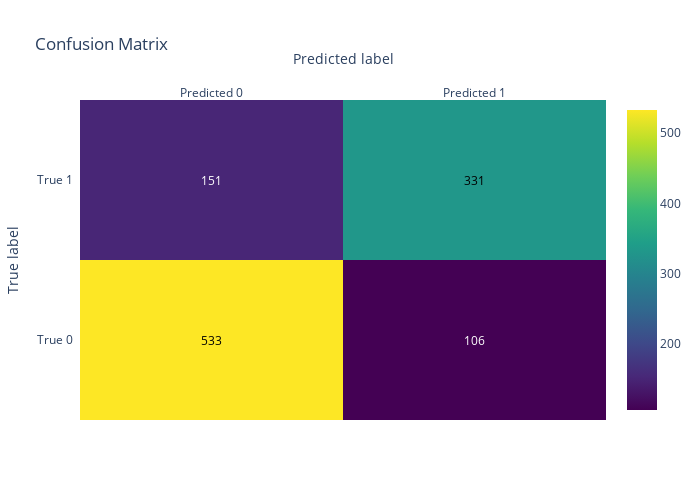

This figure's notebook cell:
### Code cell
rfc = RandomForestClassifier()
rfc.fit(X_train, y_train)
y_pred = rfc.predict(X_test)

confusion_matrix = metrics.confusion_matrix(y_test, y_pred)

# Создание визуализации с помощью plotly
fig = ff.create_annotated_heatmap(
    z=confusion_matrix,
    x=['Predicted 0', 'Predicted 1'],
    y=['True 0', 'True 1'],
    colorscale='Viridis',
    showscale=True
)

# Настройка визуализации
fig.update_layout(
    title='Confusion Matrix',
    xaxis=dict(title='Predicted label'),
    yaxis=dict(title='True label')
)
fig.update_layout(height=500, width=700)  # указываем высоту и ширину графика
# Отображение визуализации
fig.show()

### Figure 1 — Plotly figure (JSON) as saved in the notebook; plotly's stock layout.template omitted (floating-point values rounded to 4 significant figures)
{"data": [{"colorscale": [[0, "#440154"], [0.1111, "#482878"], [0.2222, "#3e4989"], [0.3333, "#31688e"], [0.4444, "#26828e"], [0.5556, "#1f9e89"], [0.6667, "#35b779"], [0.7778, "#6ece58"], [0.8889, "#b5de2b"], [1, "#fde725"]], "reversescale": false, "showscale": true, "type": "heatmap", "x": ["Predicted 0", "Predicted 1"], "y": ["True 0", "True 1"], "z": [[533, 106], [151, 331]]}], "layout": {"annotations": [{"font": {"color": "#000000"}, "showarrow": false, "text": "533", "x": "Predicted 0", "xref": "x", "y": "True 0", "yref": "y"}, {"font": {"color": "#FFFFFF"}, "showarrow": false, "text": "106", "x": "Predicted 1", "xref": "x", "y": "True 0", "yref": "y"}, {"font": {"color": "#FFFFFF"}, "showarrow": false, "text": "151", "x": "Predicted 0", "xref": "x", "y": "True 1", "yref": "y"}, {"font": {"color": "#000000"}, "showarrow": false, "text": "331", "x": "Predicted 1", "xref": "x", "y": "True 1", "yref": "y"}], "height": 500, "title": {"text": "Confusion Matrix"}, "width": 700, "xaxis": {"dtick": 1, "gridcolor": "rgb(0, 0, 0)", "side": "top", "ticks": "", "title": {"text": "Predicted label"}}, "yaxis": {"dtick": 1, "ticks": "", "ticksuffix": "  ", "title": {"text": "True label"}}}}
